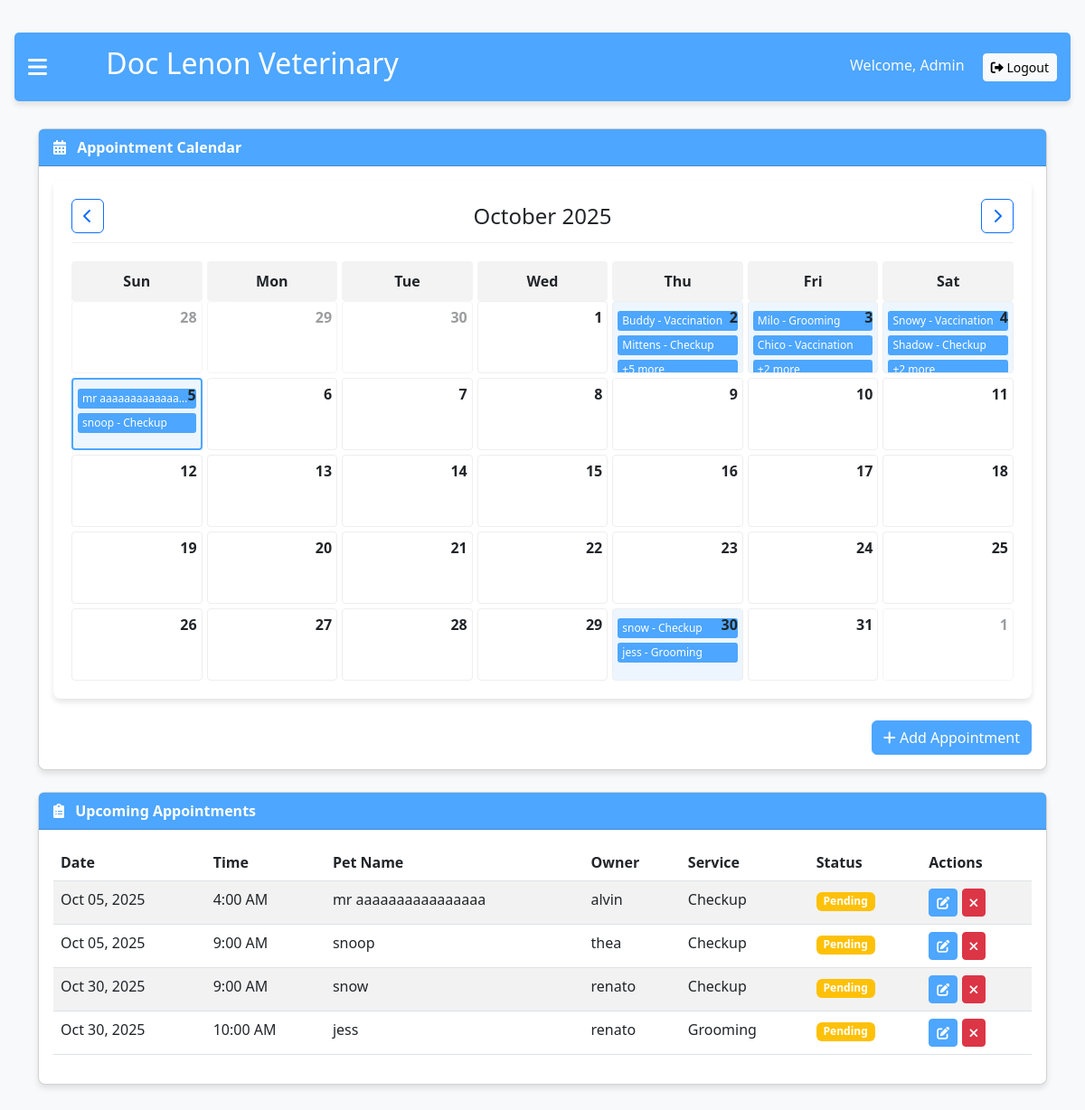
Before: /c3.php (signed in) with the older database file.
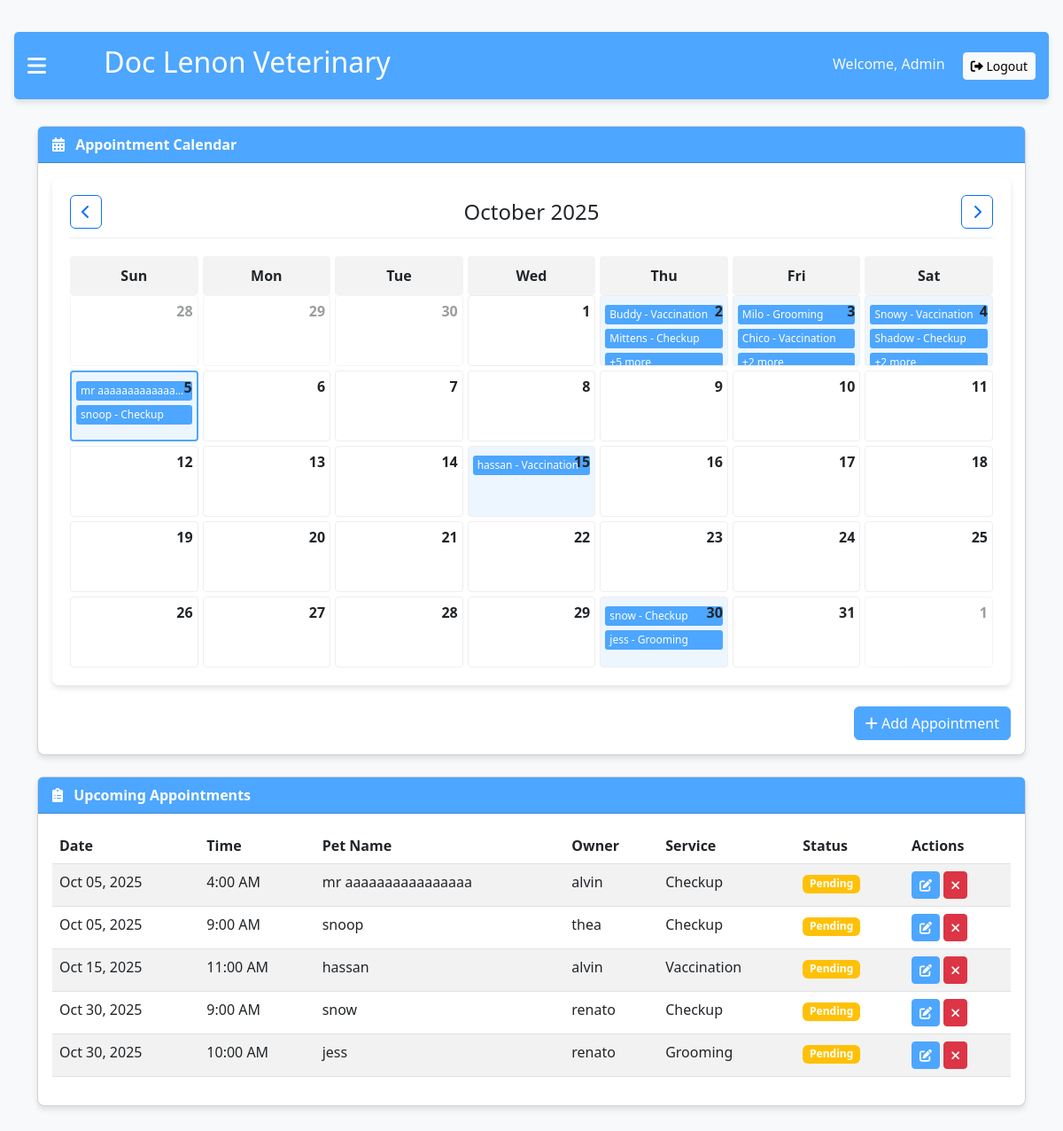
After: the same page with the newer database file.
### tables this page shows
CREATE TABLE `appointments` (
  `id` int(11) NOT NULL,
  `appointment_date` date NOT NULL,
  `appointment_time` time NOT NULL,
  `pet_name` varchar(100) NOT NULL,
  `pet_type` varchar(50) NOT NULL,
  `owner_name` varchar(100) NOT NULL,
  `owner_phone` varchar(20) NOT NULL,
  `service_type` varchar(50) NOT NULL,
  `notes` text DEFAULT NULL,
  `status` varchar(20) DEFAULT 'Pending',
  `created_at` timestamp NOT NULL DEFAULT current_timestamp()
);

### c3.php (the view, shortened to what the changed rows need)
<?php
$servername = "localhost";
$username = "root";
$password = "";
$dbname = "taho";
$conn = new mysqli($servername, $username, $password, $dbname);
$year = isset($_GET['year']) ? intval($_GET['year']) : date('Y');
$month = isset($_GET['month']) ? intval($_GET['month']) : date('n');
$firstDayOfMonth = mktime(0, 0, 0, $month, 1, $year);
$numberDays = date('t', $firstDayOfMonth);
$dateComponents = getdate($firstDayOfMonth);
$dayOfWeek = $dateComponents['wday'];
$appointments = [];
$sql = "SELECT * FROM appointments";
$result = $conn->query($sql);
if ($result && $result->num_rows > 0) {
    while ($row = $result->fetch_assoc()) {
        $date = $row['appointment_date'];
        if (!isset($appointments[$date])) {
            $appointments[$date] = [];
        }
        $appointments[$date][] = [
            'id' => $row['id'],
            'pet_name' => htmlspecialchars($row['pet_name']),
            'service' => htmlspecialchars($row['service_type']),
            'time' => date('g:i A', strtotime($row['appointment_time']))
        ];
    }
}
$upcomingAppointments = [];
$sql = "SELECT * FROM appointments WHERE appointment_date >= CURDATE() ORDER BY appointment_date, appointment_time LIMIT 10";
$result = $conn->query($sql);
if ($result && $result->num_rows > 0) {
    while ($row = $result->fetch_assoc()) {
        $upcomingAppointments[] = [
            'id' => $row['id'],
            'date' => date('M d, Y', strtotime($row['appointment_date'])),
            'time' => date('g:i A', strtotime($row['appointment_time'])),
            'pet_name' => htmlspecialchars($row['pet_name']),
            'owner' => htmlspecialchars($row['owner_name']),
            'service' => htmlspecialchars($row['service_type']),
            'status' => 'Pending'
        ];
    }
}
?>
<!DOCTYPE html>
<html lang="en">
<head>
    <link href="https://cdn.jsdelivr.net/npm/bootstrap@5.3.0-alpha1/dist/css/bootstrap.min.css" rel="stylesheet">
    <link rel="stylesheet" href="https://cdnjs.cloudflare.com/ajax/libs/font-awesome/6.0.0/css/all.min.css">
</head>
<body>
    <div id="main" class="main-content">
        <div class="admin-header">
            <div class="d-flex align-items-center">
                <h2><i class="fas fa-paw paw-logo"></i> Doc Lenon Veterinary</h2>
            </div>
        </div>
        <div class="container">
            <div class="row">
                <div class="col-md-12">
                    <div class="card mb-4">
                        <div class="card-body">
                            <div class="calendar">
                                <div class="calendar-dates">
                                    <?php
                                    for ($i = 0; $i < $dayOfWeek; $i++) {
                                        $lastMonthDay = date('j', strtotime('last day of previous month', $firstDayOfMonth));
                                        $dayNum = $lastMonthDay - $dayOfWeek + $i + 1;
                                        echo '<div class="calendar-date text-muted">';
                                        echo '<div class="date-number">' . $dayNum . '</div>';
                                        echo '</div>';
                                    }
                                    for ($day = 1; $day <= $numberDays; $day++) {
                                        $currentDate = sprintf('%04d-%02d-%02d', $year, $month, $day);
                                        $isToday = ($year == date('Y') && $month == date('n') && $day == date('j'));
                                        $hasAppointments = isset($appointments[$currentDate]) && count($appointments[$currentDate]) > 0;
                                        $class = 'calendar-date';
                                        if ($isToday) $class .= ' today';
                                        if ($hasAppointments) $class .= ' has-appointments';
                                        echo '<div class="' . $class . '" data-date="' . $currentDate . '" onclick="showAppointments(\'' . $currentDate . '\')">';
                                        echo '<div class="date-number">' . $day . '</div>';
                                        if ($hasAppointments) {
                                            foreach ($appointments[$currentDate] as $index => $apt) {
                                                if ($index < 2) {
                                                    echo '<div class="appointment">' . $apt['pet_name'] . ' - ' . $apt['service'] . '</div>';
                                                } elseif ($index == 2) {
                                                    $remaining = count($appointments[$currentDate]) - 2;
                                                    echo '<div class="appointment">+' . $remaining . ' more</div>';
                                                    break;
                                                }
                                            }
                                        }
                                        echo '</div>';
                                    }
                                    $totalCells = $dayOfWeek + $numberDays;
                                    $remainingCells = 7 - ($totalCells % 7);
                                    if ($remainingCells < 7) {
                                        for ($i = 1; $i <= $remainingCells; $i++) {
                                            echo '<div class="calendar-date text-muted">';
                                            echo '<div class="date-number">' . $i . '</div>';
                                            echo '</div>';
                                        }
                                    }
                                    ?>
                                </div>
                            </div>
                        </div>
                    </div>
                    <div class="card">
                        <div class="card-body">
                            <div class="table-responsive">
                                <table class="table table-striped">
                                    <thead>
                                        <tr>
                                            <th>Date</th>
                                            <th>Time</th>
                                            <th>Pet Name</th>
                                            <th>Owner</th>
                                            <th>Service</th>
                                            <th>Status</th>
                                            <th>Actions</th>
                                        </tr>
                                    </thead>
                                    <tbody>
                                        <?php foreach ($upcomingAppointments as $appointment): ?>
                                            <tr>
                                                <td><?php echo $appointment['date']; ?></td>
                                                <td><?php echo $appointment['time']; ?></td>
                                                <td><?php echo $appointment['pet_name']; ?></td>
                                                <td><?php echo $appointment['owner']; ?></td>
                                                <td><?php echo $appointment['service']; ?></td>
                                                <td>
                                                    <span class="badge bg-warning"><?php echo $appointment['status']; ?></span>
                                                </td>
                                                <td>
                                                    <button class="btn btn-sm btn-primary edit-apt" data-id="<?php echo $appointment['id']; ?>" title="Edit">
                                                        <i class="fas fa-edit"></i>
                                                    </button>
                                                    <button class="btn btn-sm btn-danger cancel-apt" data-id="<?php echo $appointment['id']; ?>" title="Cancel">
                                                        <i class="fas fa-times"></i>
                                                    </button>
                                                </td>
                                            </tr>
                                        <?php endforeach; ?>
                                    </tbody>
                                </table>
                            </div>
                        </div>
                    </div>
                </div>
            </div>
        </div>
    </div>
</body>
</html>

Changed rows visible on the page:
added appointments: pet_name "hassan", service_type "Vaccination", date "Oct 15, 2025", time "11:00 AM", owner_name "alvin", status "Pending"
